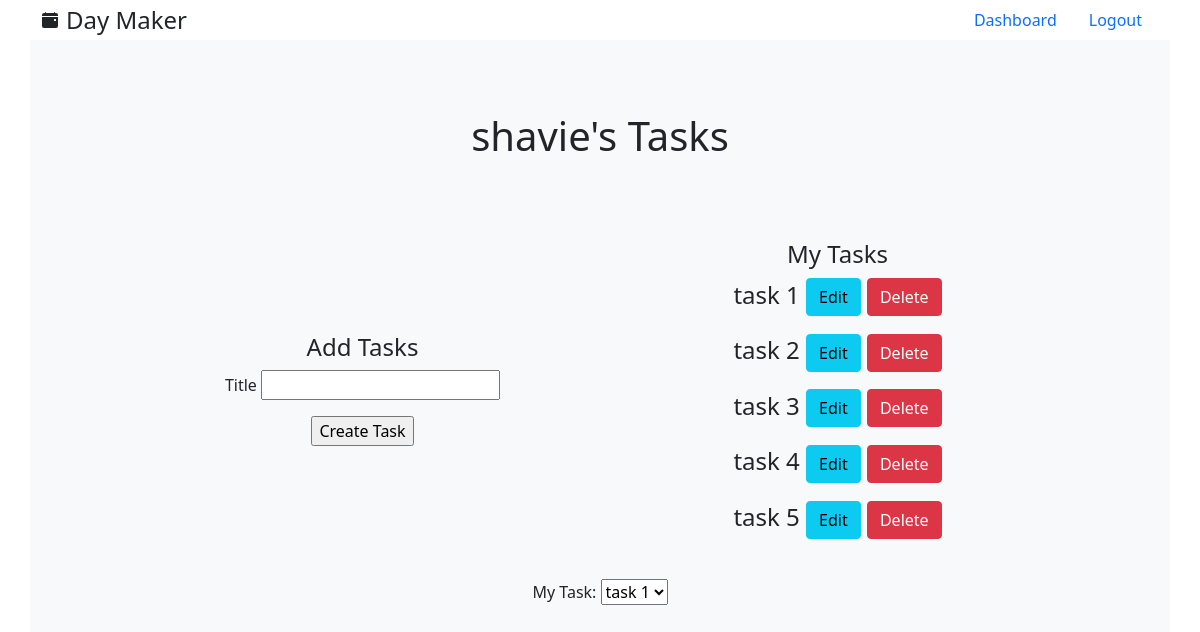
/tasks (signed in), run on an earlier commit of the app's database.
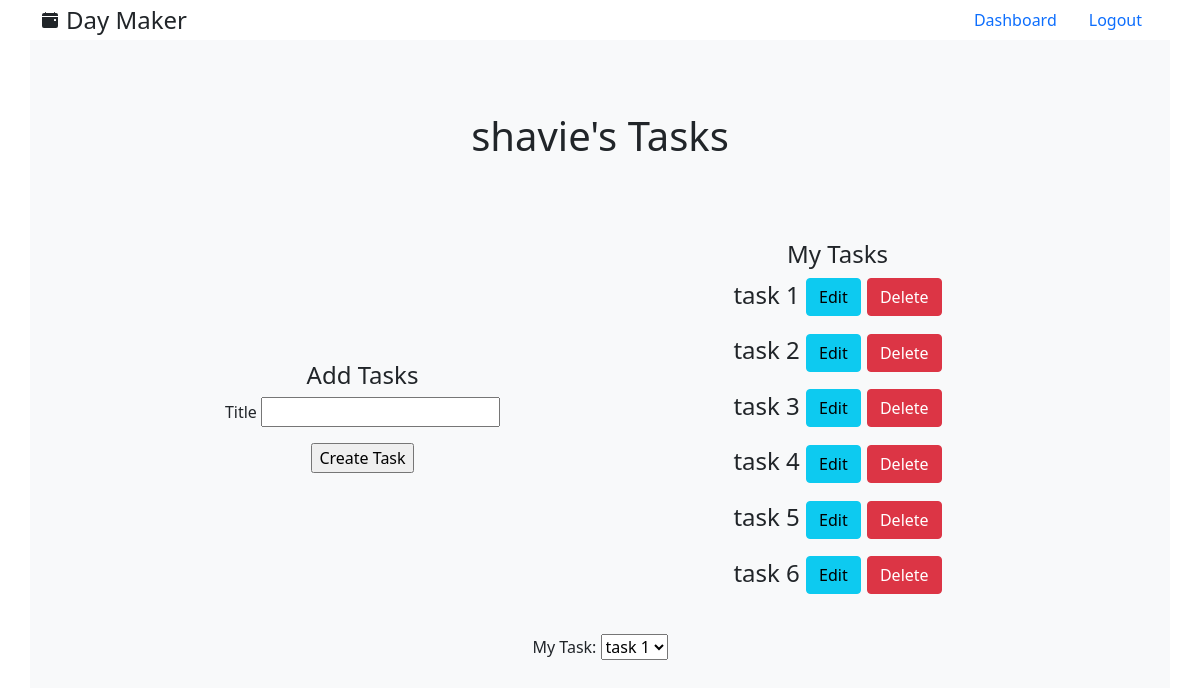
And on a later commit of the database.
### models.py (models this page shows, shortened)
class User(UserMixin, db.Model):
    id = db.Column(db.Integer, primary_key = True)
    username = db.Column(db.String(30), unique = True, index = True)
    email = db.Column(db.String(64), index=True, unique=True)
    password = db.Column(db.String(128))
    schedules = db.relationship('Schedule', backref='user', lazy='dynamic', cascade='all, delete, delete-orphan')
    templates = db.relationship('Template', backref='user', lazy='dynamic', cascade='all, delete, delete-orphan')
    tasks = db.relationship('Task', backref='user', lazy='dynamic', cascade='all, delete, delete-orphan')

class Task(db.Model):
    id = db.Column(db.Integer, primary_key = True)
    title = db.Column(db.String(50), index = True)
    user_id = db.Column(db.Integer, db.ForeignKey('user.id'))
    todos = db.relationship('Todo', lazy='dynamic', cascade='all, delete, delete-orphan')

### routes.py (the view)
@app.route('/tasks', methods=['GET', 'POST'])
@login_required
def tasks():
    form = TaskForm()
    if form.validate_on_submit():
      task = Task(title=form.title.data, user_id=current_user.id)
      db.session.add(task)
      db.session.commit()
      flash('Title successfully added')
      return redirect(url_for('tasks'))
    return render_template('view_tasks.html', form=form)

### forms.py
class TaskForm(FlaskForm):
  title = StringField("Title", validators=[DataRequired()])
  submit = SubmitField("Create Task")

### routes.py (called while the page is built)
@login_manager.user_loader
def load_user(id):
    return User.query.get(int(id))

### templates/view_tasks.html (shortened to what this page needs)
{% extends 'base.html' %}
{% block content %}
    <div class="container h-100 bg-light">
        <div class="row justify-content-center align-items-center h-25">
            <div class="col-6 text-center">
                <h1>{{current_user.username}}'s Tasks</h1>
            </div>
        </div>
        <div class="row justify-content-center align-items-center mb-4">
            <div class="col-5 text-center">
                <h4>Add Tasks</h4>
                <form action="/tasks" method="POST">
                    <p>
                        {{ form.title.label }}
                        {{ form.title()}}
                    </p>
                    <p> {{ form.submit() }} </p>
                </form>
            </div>
            <div class="col-5 text-center">
                <h4>My Tasks</h4>
                {% for task in current_user.tasks %}
                <p class="fs-4">{{ task.title }}</h4>
                <a href="{{ url_for('edit_task', task_title=task.title) }}" class="btn btn-info">Edit</a>
                <a href="{{ url_for('delete_task', task_title=task.title) }}" class="btn btn-danger">Delete</a>
                {% endfor %}
            </div>
        </div>
        <div class="row justify-content-center align-items-center mb-4">
            <div class="col-6 text-center">
                <label for="cars">My Task:</label>
                <select name="cars" id="cars">
                  {% for task in current_user.tasks %}
                  <option value="{{ task.title }}">{{ task.title }}</option>
                  {% endfor %}
                </select>
            </div>
        </div>
    </div>
{% endblock %}

### templates/base.html (shortened to what this page needs)
<!DOCTYPE html>
<html lang="en">
<head>
    {% block head %}
    <link href="https://cdn.jsdelivr.net/npm/bootstrap@5.0.1/dist/css/bootstrap.min.css" rel="stylesheet">
    <link rel="stylesheet" href="../static/styles.css">
    {% endblock %}
</head>
<body >
  <div class="container">
    <header class="nav justify-content-center">
      <a href="{{url_for('home')}}" class="d-flex align-items-center mb-3 mb-md-0 me-md-auto text-dark text-decoration-none">
        <span class="fs-4 ms-2">Day Maker</span>
      </a>
      <ul class="nav nav-pills">
        {% if current_user.is_authenticated %}
          <li class="nav-item">
            <a class="nav-link" href="{{url_for('dashboard')}}">Dashboard</a>
          </li>
        {% endif %}
        {% if current_user.is_authenticated %}
        <li class="nav-item">
          <a class="nav-link" href="{{url_for('logout')}}">Logout</a>
        </li>
        {% endif %}
      </ul>
    </header>
  </div>
  {% block content %}{% endblock %}
</body>
</html>

### static/styles.css (style rules this page uses)
html, body { height: 100%; }

What changed in the data, as far as the page shows it:
added Task: title "task 6"
